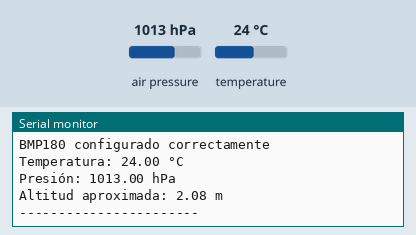
Recording of a sketch running on a simulated ESP32. Shown: the last lines printed to the serial monitor. Inputs (shaded band) come from the test bench; at power-on: air pressure 1013 hPa, temperature 24 °C.

Above: at 1.2 s.
1.3 s: air pressure set to 952 hPa
At 2.3 s:
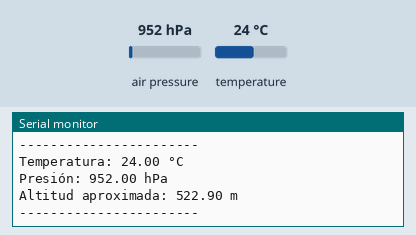
2.8 s: temperature set to 12 °C
4.3 s: air pressure set to 975 hPa
At 7.3 s:
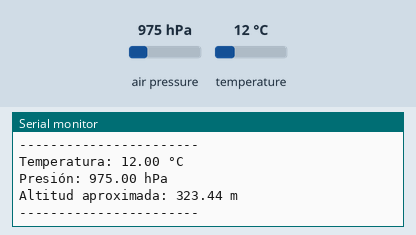
Timing chart, 0 to 8.8 s (numbered marks = the images above; inputs shaded):
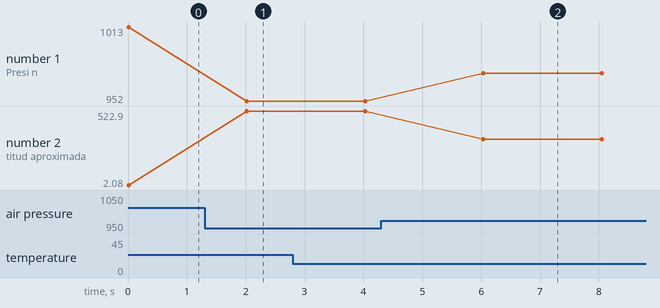

Measured:
- after the input at 1.3 s, the serial monitor: prints a new line after 0.72 s (image 1)
- after the input at 4.3 s, the serial monitor: prints a new line after 1.7 s (image 2)
- plotted number 1: 1013 → 952 after the input at 1.3 s, 952 → 975 after the input at 4.3 s
- plotted number 2: 2.08 → 522.9 after the input at 1.3 s, 522.9 → 323.44 after the input at 4.3 s

The sketch:

bmp180.ino
```cpp
/*
 * Este código muestra cómo usar el sensor BMP180 con el ESP32 (Heltec LoRa 32 V3).
 * El BMP180 es un sensor de presión barométrica y temperatura.
 * - Configura comunicación I2C.
 * - Lee presión (hPa), altitud aproximada (m) y temperatura (°C).
 * hecho por yeffrimic
 */

#include <Wire.h>          // Biblioteca para I2C
#include <Adafruit_BMP085.h> // Biblioteca para BMP180

Adafruit_BMP085 bmp; // Objeto para el sensor

void setup() {
  Serial.begin(115200);
  while (!Serial) {
    delay(10);
  }

  Serial.println("\nProyecto Tzunun - Sensor BMP180 + Heltec LoRa 32 V3");


  if (!bmp.begin()) { // Intenta inicializar el BMP180
    Serial.println("¡Error! BMP180 no detectado. Verifica:");
    Serial.println("- Conexiones I2C (SDA/SCL)");
    Serial.println("- Alimentación (3.3V)");
    while (1) delay(10);
  }

  Serial.println("BMP180 configurado correctamente");
}

void loop() {
  // Lectura de datos
  float temperatura = bmp.readTemperature(); // °C
  float presion = bmp.readPressure() / 100.0; // Convertir Pa a hPa
  float altitud = bmp.readAltitude(1013.25); // Ajustar presión a nivel del mar (hPa)

  // Muestra resultados por Serial
  Serial.print("Temperatura: ");
  Serial.print(temperatura);
  Serial.println(" °C");

  Serial.print("Presión: ");
  Serial.print(presion);
  Serial.println(" hPa");

  Serial.print("Altitud aproximada: ");
  Serial.print(altitud);
  Serial.println(" m");

  Serial.println("-----------------------");
  delay(2000); // Espera 2 segundos
}
```
